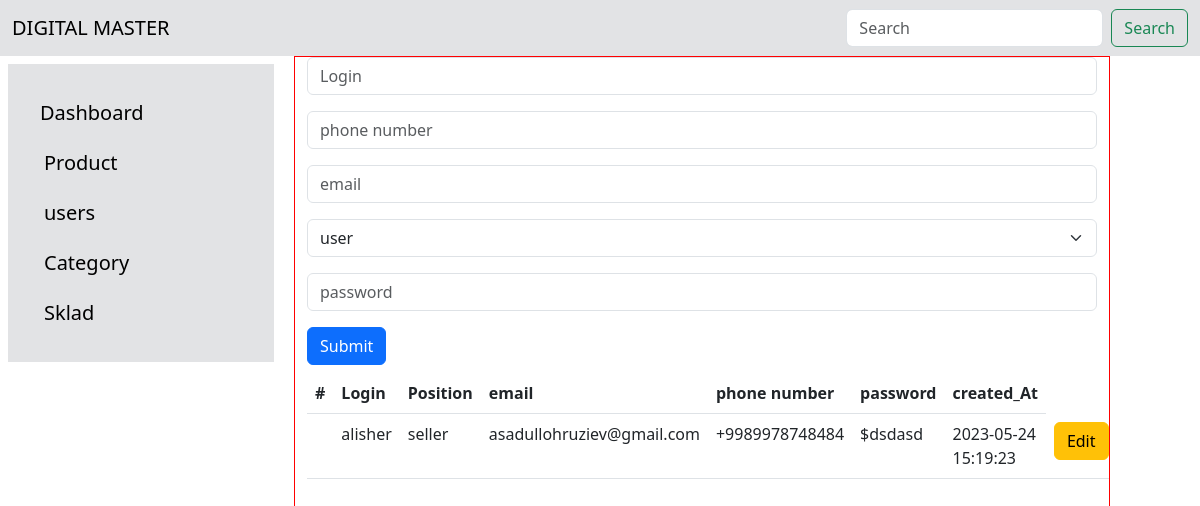
Screenshot of /user.php with the database file from the repository.
### tables this page shows
CREATE TABLE `users` (
  `id` int(10) UNSIGNED NOT NULL,
  `login` varchar(255) NOT NULL,
  `position` varchar(255) NOT NULL,
  `email` varchar(255) NOT NULL,
  `phone_number` varchar(255) NOT NULL,
  `password` varchar(255) NOT NULL,
  `created_at` datetime NOT NULL DEFAULT current_timestamp()
);

### src/GetApi.php (called while the page is built, shortened)
<?php
class getAllTable{
    public static $pdo;
    public function getAll($table_name)
    {
        $query="SELECT * FROM $table_name";
        $stmt=self::$pdo->prepare($query);
        $stmt->setFetchMode(PDO::FETCH_CLASS, 'GetAllTable');
        $stmt->execute();
        return $stmt->fetchAll();
    }
}

### user.php (the view, shortened to what this page needs)
<?php
$userObj=new User();
if($_SERVER['REQUEST_METHOD'] == "GET"){
    $data=$userObj->getAll('users');
}
?>
    <?php require_once "assets/navbar.php"; ?>
    <div class="main_section">
        <div class="row">
          <div class="col-3">
            <?php require_once "assets/menus.php" ?>
          </div>
          <div class="col-8" id="main_menu">
          <div id="product">
            <form method="POST" action="">
              <div class="mb-3">
                <input type="text" required placeholder="Login" name="login" class="form-control" id="exampleInputEmail1" aria-describedby="emailHelp">
              </div>
              <div class="mb-3">
                <input type="text" required placeholder="phone number" name="phone_number" class="form-control" id="exampleInputEmail1" aria-describedby="emailHelp">
              </div>
              <div class="mb-3">
                <input type="email" required name="email" placeholder="email" class="form-control" id="exampleInputEmail1" aria-describedby="emailHelp">
              </div>
              <div class="mb-3">
                <select required class="form-select"name='position' aria-label="Default select example">
                  <option value="user" selected>user</option>
                </select>
              </div>
              <div class="mb-3">
                <input placeholder="password" required type="password" name='password' class="form-control" id="exampleInputEmail1" aria-describedby="emailHelp">
              </div>
              </div>
              <button type="submit" class="btn btn-primary">Submit</button>
            <table class="table">
              <thead id="getPoduct">
                <tr>
                  <th scope="col">#</th>
                  <th scope="col">Login</th>
                  <th scope="col">Position</th>
                  <th scope="col">email</th>
                  <th scope="col">phone number</th>
                  <th scope="col">password</th>
                  <th scope="col">created_At</th>
                </tr>
              </thead>
              <tbody id="prod_cont">
                <?php
                foreach (array_reverse($data) as $user): ?>
                      <tr>
        <th scope="row"><?= $iter ?></th>
        <td scope="col"><?= $user->login ?></td>
        <td scope="col"><?= $user->position ?></td>
        <td scope="col"><?= $user->email ?></td>
        <td scope="col"><?= $user->phone_number ?></td>
        <td scope="col"><?= '$'.$user->password ?></td>
        <td scope="col"><?= $user->created_at ?></td>
        <td scope="col">
        <a href=<?= "http://localhost:8000/singleuser.php/?id=$user->id" ?>>
         <button class="productEdit btn btn-warning">Edit</button> </td>
        </tr>
               <?php endforeach; ?>
              </tbody>
            </table>
            </div>
         </div>
</body>
</html>

### css/style.css (style rules this page uses)
#main_menu { height: 90vh; border: 1px solid red; overflow-y: auto; }

### rows the page displays
users: login "alisher", position "seller", email "asadullohruziev@gmail.com", phone_number "+9989978748484", password "dsdasd", created_at "2023-05-24 15:19:23"
